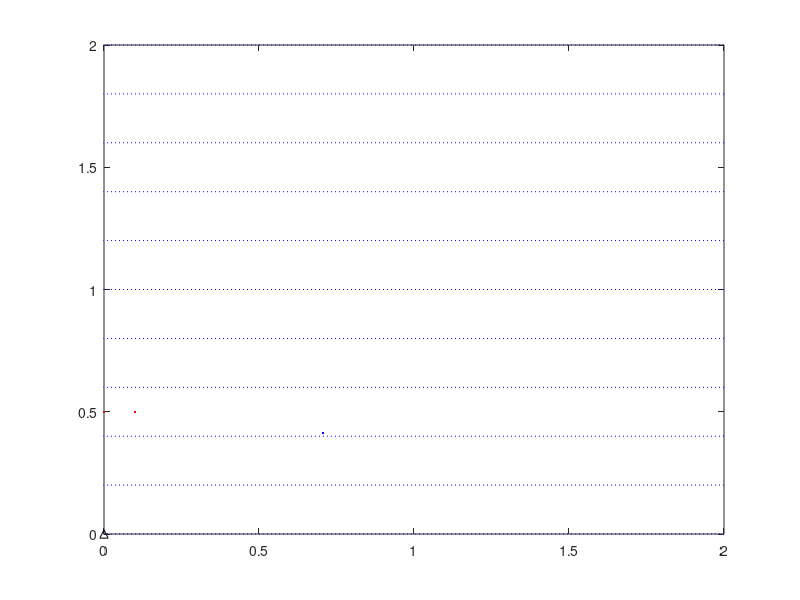

Recreate this plot in MATLAB. (Note: this script raises an error after producing the figure.)
                   %  Динамика дислокаций в зерне

function   dinamika_alpha
tic
   T=1500;     alpha=0;    al=alpha*(pi/180);
   omeg=zeros(1,2);
   b0=3.0e-04;   Dx=2;  Dy=2;   cx=1; cy=1;   h=2000;   hy=10;
      
   h0=0.1*Dy;  L0=Dy;     L=0:h0:Dy; aa=20;
   
   xa=0.1;  xb=0.02;    ds=0.11;        na=1;   
   
   % Тензор внешних напряжений Qij
    Sxy_a=0.001;
  Qxy=  cos(2*al).*Sxy_a;    Qxx= - sin(2*al).*Sxy_a;     Qyy=   sin(2*al).*Sxy_a;  
  Qij=[Qxy; Qxx; Qyy];
 
  omega=0.03; 
  
  z=-10:10;
  for i=1:30
     p(i,:) =z.*tan(al)+0.2.*(i-16);
  end
     p(30,:) =(z-1).*tan(pi/2+al);
  
  xd=[0.5*Dx]; yd=[0.5*Dy];
  b=[b0 -b0];   x =[0 0.1];  y=[0.5 0.5] ;  n0=300;

 qp=0;  qm=0;     qp1=0;  qm1=0;        qp2=0;  qm2=0; jj=0;
 
 q1= zeros(1,T); q2= zeros(1,T); 
 xj=zeros(T,n0);  yj=zeros(T,n0); bj=zeros(T,n0);


 D=Dx;    hf=D/27;    t=0:hf:D;   R2=2*D;   
[xf,yf]=meshgrid(t,t);
 
 hp = plot(x,y,'b.',x,y,'r.',0,0,'k^',z,p,'b:');
axis([0  Dx 0 Dy]); 
 %mov = avifile('ex.avi','QUALITY',100)
                 %   Итерационный процесс
for i=1:T;          
 % if omega <om;  omega=omega+om/T1;   end
        
 [x,y]= iter(x,y,xd,yd,b,omega,Qij,h,hy,al,Dy);
 
  nn(i)=length(y);    R(i)=nn(i)./(Dx*Dy*1e-8); 
 
 if   rem(i,T/100)==0 
     jj=jj+1;   tt(jj)=i;  
     
    [Sxy,Sx,Sy,Dxy,Dxx,Dyy,Pxy,Px,Py]= W_sis(xf,yf,xd,yd,x,y,b,omega,D,Sxy_a);
        W_s =3.*(Sxy.^2-Sx.*Sy)+ (Sx+Sy).^2;
        Wd =3.*(Dxy.^2-Dxx.*Dyy)+ (Dxx+Dyy).^2;
        W_p =3.*(Pxy.^2-Px.*Py)+ (Px+Py).^2;
        
      %  Вычисление  полной   энергии 
Ep(jj)=hf.^2.*trapz(trapz(W_p))./(8.*pi*omega^2)/4;
Es(jj)=hf.^2.*trapz(trapz(W_s))./(8.*pi*omega^2)/4;
Ed(jj)=hf.^2.*trapz(trapz(Wd))./(8.*pi*omega^2)/4;

r_s(jj)=10^(4)*R(i).^(-1/2);
r_d(jj)=D.*(Es(jj)./Ed(jj)).^(2/3);

end

   
    %  Рождение дислокаций
 xi=(Dx-2*ds).*rand(1,na)+ds;  yi=(Dy-2*ds).*rand(1,na)+ds;        
           if rem(i,2)==0
               xii=xi-ds.*cos(al);      yii=yi-ds.*sin(al);
           else
                xii=xi+ds.*cos(al);     yii=yi+ds.*sin(al);
           end
    x=[x xi xii];  y=[y yi yii];  bn=b0*ones(1,na);    b= [b bn -bn];   
                
      % Аннигиляция дислокаций        
     g1=find(b>0);  g2=find(b<0);
 for j=g1
     A=((x(g2)-x(j))./xa).^2+((y(g2)-y(j))./xb).^2;      [e,ii]=min(A);  k=g2(ii);
          if  e<1;   g1=setdiff(g1,j);   g2=setdiff(g2,k);   end;
 end
     x1=x(g1); y1=y(g1);  x2=x(g2); y2=y(g2); b1=b(g1); b2=b(g2);
     x=[x1 x2]; y=[y1 y2]; b=[b1 b2]; 

      % Накопление деформации на левой границе
  km=find(x<0);    
  for ii=km;   if b(ii)<0;   qm=qm+1;
             elseif b(ii)>0;  qm=qm-1;   end; 
  end;      q2(i)=qm.*cos(al); 
     
   % Накопление деформации на левой нижней границе
  km=find(y<0);    
  for ii=km;   if b(ii)<0;   qm1=qm1+1;
             elseif b(ii)>0;  qm1=qm1-1;   end; 
  end;      q4(i)=qm1.*sin(al); 
     
        % Накопление деформации на правой границе
 kp=find(x>Dx);   
 for ii=kp;   if b(ii)>0;   qp=qp+1;
         elseif b(ii)<0;    qp=qp-1;  end; 
 end;       q1(i)= qp.*cos(al);
 
 
     
   % Накопление деформации на правой верхней границе
 kp=find(y>Dy);   
 for ii=kp;   if b(ii)>0;   qp1=qp1+1;
         elseif b(ii)<0;    qp1=qp1-1;  end; 
 end;       q3(i)=qp1.*sin(al);
   Er(i)=b0*(q1(i) +q3(i))./Dy  ;
   El(i)=b0*(q2(i) +q4(i))./Dy  ;
 
   E3(i)=b0*(q3(i))./Dy  ;
   E4(i)=b0*(q4(i))./Dy  ;
 
 
 
 
%--   Формирвание массива для сохранения                          
 nn(i)=length(y);   ki=1:nn(i);
 %xj(i,ki)=x; yj(i,ki)=y;  bj(i,ki)=b;
 
%  Сток дислокаций  
   kk=find(x<0 | x>Dx| y<0 | y>Dy);  si=setdiff(ki,kk); x=x(si); y=y(si); b=b(si);      

      
    %Рост субграницы
    ki=1:length(y1);  
    f1=find(abs(x1-Dx/2)<aa);  f2=find(abs(x2-Dx/2)<aa);      
    si=setdiff(ki,f1); yz=y1(si); xz=x1(si);     
    No(i)=length(f1)-length(f2);     
        
    
    %  Динамика дислокаций (мультфильм)     
 set(hp(1),'xdata', x1,'ydata',y1, 'erase','xor','MarkerSize',14)
 set(hp(2),'xdata', x2,'ydata',y2, 'erase','xor','MarkerSize',14)
 set(hp(3),'xdata', xd,'ydata',yd, 'erase','xor','MarkerSize',12,'MarkerFaceColor','black')
set(hp(4),'xdata', z,'ydata',p(1), 'erase','xor')
 drawnow
          axis([0  Dx 0 Dy]);  grid off
 %    F = getframe(gca); mov = addframe(mov,F);
end
% mov = close(mov);
figure
    s1=find(x1<Dx | x1>0);       s2=find(x2<Dx | x2>0);   
    dx=0.02*Dx;  dy=0.02*Dy; %dx=0;  dy=0;
%d1=Dx/2-0.1;  d2=Dx/2+0.1; a=Dy;
%fill([d1 d1; d1 d2; d2 d2; d2 d1],[0 a; a a;a 0; 0 0],'y')
%hold on 
text(x1(s1)+dx,y1(s1)+dy,'\bf\perp','Color',[0 0 1],'Rotation',[alpha])
text(x2(s2)-dx,y2(s2)-dy,'\bf\perp','Color',[1 0 0],'Rotation',[180+alpha])
%text(0,Dy*(1+0.025),'mkm ');   text(Dx*(1+0.01),-0.035*Dy,', mkm ');
hold on
plot(xd,yd,'Marker','^','MarkerSize',10,'MarkerFaceColor','black'); hold on 
      grid on;   box on;
 axis([0 Dx 0 Dy]); 

  toc
%========================

subplot(2,2,1)
   s1=find(x1<Dx | x1>0);       s2=find(x2<Dx | x2>0);   
    dx=0.02*Dx;  dy=0.02*Dy;    % dx=0;  dy=0;
text(x1(s1)-dx,y1(s1)+dy,'\bf\perp','Color',[0 0 1],'Rotation',[alpha])
text(x2(s2)+dx,y2(s2)-dy,'\bf\perp','Color',[1 0 0],'Rotation',[180+alpha])
hold on
plot(xd,yd,'Marker','^','MarkerSize',12,'MarkerFaceColor','black'); hold on 
      grid on;   box on;
 axis([0 Dx 0 Dy]); 

subplot(2,2,2)
plot(tt,Ed,tt,Es);title('W');  %plot(tt,Ed);title('Wd')
%hist(x2,40) ;hhii=get(gca,'Children'); set(hhii,'FaceColor','c'); axis([0 Dx 0 50 ]); 

%%%%%%%%%%%%%%%%%%%%%%%%%%
function [x,y]= iter(x,y,xd,yd,b,omega,Qij,h,hi,a,Dy)
N=length(y);   
G_xy=zeros(1,N);  G_xx=zeros(1,N);  G_yy=zeros(1,N);  
  for j=1:N;  
      [Gxy,Gxx,Gyy] =disl(x(j)-x,y(j)-y,a);
      G_xy(j)=sum(b.*Gxy);
      G_xx(j)=sum(b.*Gxx);
      G_yy(j)=sum(b.*Gyy);
  end      
     
  [Dxy,Dxx,Dyy] =disclin(x-xd,y-yd,Dy);
     Sxy=omega.*Dxy+G_xy+Qij(1);  
     Sxx=omega.*Dxx+G_xx+Qij(2); 
     Syy=omega.*Dyy+G_yy+Qij(3);
     %---------------------------------------------------------------------
     
     S1=sin(2.*a).*(Syy-Sxx)./2+cos(2.*a).*Sxy;
     S_y=cos(a).^2.*(Sxx)+ sin(a).^2.*(Syy) + sin(2.*a).*Sxy;
     
     Fx=b.*S1.*cos(a);  Fy=b.*S1.*sin(a);
     Fx2=b.*S_y.*sin(a);  Fy2=-b.*S_y.*cos(a);
     
     x=x+h.*Fx+hi.*Fx2;     y=y+h.*Fy+hi.*Fy2;
%============================
function [Dxy,Dxx,Dyy] =disclin(x,y,R2)
b=3.0e-18;   r2=x.^2+y.^2+b^2; 
Dxy= - y.*x./r2;
Dxx= 0.5.*log(r2./R2)+ y.^2./r2;
Dyy= 0.5.*log(r2./R2)+ x.^2./r2;

%---------------------------------      
function [Gxy,Gxx,Gyy] =disl(x,y,a)
b=1.e-10;   r4=(x.^2+y.^2+b^2).^2;
Gxy = (x.*cos(a)+y.*sin(a)).*(x.^2-y.^2)./r4;
Gxx = - (  y.*(3.*x.^2+y.^2).*cos(a)  -  x.*(x.^2-y.^2).*sin(a)  )./r4;
Gyy = (  x.*(3.*y.^2+x.^2).*sin(a)  +  y.*(x.^2-y.^2).*cos(a)  )./r4;

%== Поля от  дисклокационной наклонной стенки ==

function [Pxy,Pxx,Pyy,Dxy,Dxx,Dyy,Sxy,Sxx,Syy]= W_sis(xi,yi,xd,yd,x,y,b,omega,D,Sila)

G=length(y);   Syy=0;Sxx=0;Sxy=0;
for j=1:G
[Gxy,Gxx,Gyy] =Disl_1(xi-x(j),yi-y(j),b(j),0);
   Syy =Syy + Gyy; Sxx =Sxx + Gxx; Sxy =Sxy + Gxy;
end
[Dxy,Dxx,Dyy] =disclin_1(xi-xd,yi-yd,omega,D);
% -- Суммарное Поле 
  Pyy =Syy+Dyy;   Pxx =Sxx+Dxx;   Pxy =Sxy+Dxy+Sila; 
  
%===== Поля от дисклокации ====
function [Gxy,Gxx,Gyy] =Disl_1(x,y,b,al)
b0=1.0e-2;   r4=(x.^2+y.^2+b0^2).^2;
Gxy = b.*(x.*cos(al)+y.*sin(al)).*(x.^2-y.^2)./r4;
Gxx = - b.*( y.*(3.*x.^2+y.^2).*cos(al) - x.*(x.^2-y.^2).*sin(al)  )./r4;
Gyy = b.*( x.*(3.*y.^2+x.^2).*sin(al) + y.*(x.^2-y.^2).*cos(al)  )./r4;

%===== Поля от дисклинации =======
function [Dxy,Dxx,Dyy] =disclin_1(x,y,omega,D)
b0=3.0e-04;   r2=x.^2+y.^2+b0^2;  R2=D^2 
Dxy= - omega.*y.*x./r2;
Dxx= omega.*(0.5.*log(r2./R2)+ y.^2./r2);
Dyy= omega.*(0.5.*log(r2./R2)+ x.^2./r2);





